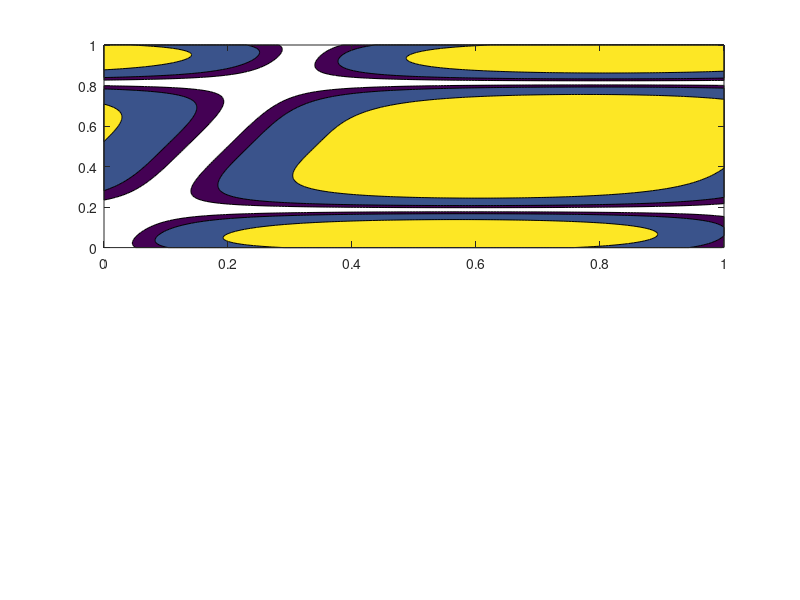

Here is the MATLAB script that generated this plot: (Note: this script raises an error after producing the figure.)
nx = 200;
ny = 300;
[x,y] = meshgrid((0:(nx-1))/(nx-1),(0:(ny-1))/(ny-1));
U = abs(sin(3*x-y).*cos(16*(y-1/2).^2));

thresh = .5;

subplot(2,1,1);
contourf(x,y,U,[.1 .2 .5]);

Clusters = propagate(U, thresh);

subplot(2,1,2);
contourf(x,y,U,[.1 .2 .5]);
hold on;
N = size(Clusters);
for i=1:N(2)
    plot(x(Clusters(:,i)==1),y(Clusters(:,i)==1),'.','MarkerSize',20);
end